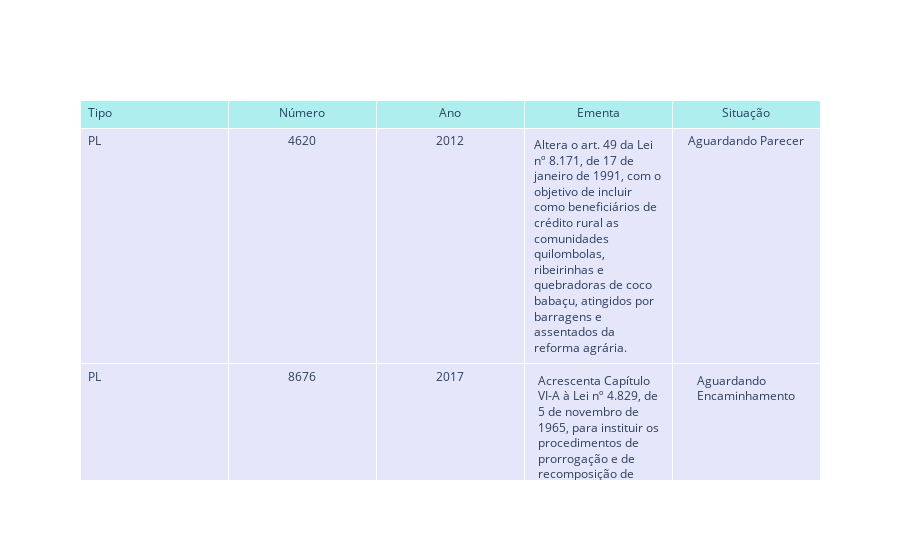

The notebook cell this image was saved under:
### Code cell
fig = go.Figure(data=[go.Table(
    header=dict(values=list(new_df.columns),
                fill_color='paleturquoise',
                align=['left','center']),
    cells=dict(values=[new_df.Tipo, new_df.Número, new_df.Ano, new_df.Ementa, new_df.Situação],
               fill_color='lavender',
               align=['left', 'center']))
])

fig.show()

### Figure 1 — Plotly figure (JSON) as saved in the notebook; plotly's stock layout.template omitted (floating-point values rounded to 4 significant figures)
{"data": [{"cells": {"align": ["left", "center"], "fill": {"color": "lavender"}, "values": [["PL", "PL", "PL", "PL", "PL", "PL", "PL", "PL", "PL", "PL", "PL", "PL", "PL", "PL", "PL", "PL"], [4620, 8676, 4347, 4927, 348, 3156, 60, 486, 2685, 2632, 4601, 4722, 5118, 5122, 5213, 5221], [2012, 2017, 2019, 2020, 2021, 2021, 2022, 2020, 2022, 2023, 2023, 2023, 2023, 2023, 2023, 2023], ["Altera o art. 49 da Lei nº 8.171, de 17 de janeiro de 1991, com o objetivo de incluir como beneficiários de crédito rural as comunidades quilombolas, ribeirinhas e quebradoras de coco babaçu, atingidos por barragens e assentados da reforma agrária.", "Acrescenta Capítulo VI-A à Lei nº 4.829, de 5 de novembro de 1965, para instituir os procedimentos de prorrogação e de recomposição de débitos de crédito rural.", "Altera a Lei nº 13.606, de 9 de janeiro de 2018, para prorrogar os prazos para adesão à renegociação de dívidas de operações de crédito rural que especifica.", "Altera a redação do art. 10 da Lei 4.829/1965 para considerar inidôneo para fins de obtenção de crédito rural os condenados pelo crime previsto no 41 da Lei 9.605/1998", "Institui linha especial de crédito rural", "Dispõe sobre a prevenção e combate ao Superendividamento do Consumidor e dá outras previdências.", "Dispõe sobre a remissão e a prorrogação de parcelas de dívidas originárias de operações de crédito rural de responsabilidade de produtores cuja produção da safra do ciclo agrícola 2021/2022 tenha sido prejudicada em razão de excesso hídrico.", "Altera a Lei nº 11.326, de 24 de julho de 2006, para incluir a redução das desigualdades sociais e regionais entre os princípios a serem observados pela Política Nacional da Agricultura Familiar e Empreendimentos Familiares Rurais e determina ao poder público tratamento especial quanto a linhas de crédito rural e serviços de assistência técnica e extensão rural destinados a agricultores familiares e empreendimentos familiares rurais situados na Região do Marajó.", "Institui o Programa Nacional de Renegociação das Dívidas das Famílias – ReFamília e estabelece a necessidade de imposição de limite aos juros cobrados na modalidade cartão de crédito rotativo.\n  NOVA EMENTA: Institui o Programa Emergencial de Renegociação de Dívidas de Pessoas Físicas Inadimplentes - Desenrola Brasil; estabelece normas para facilitação de acesso a crédito e mitigação de riscos de inadimplemento e de superendividamento de pessoas físicas; altera a Consolidação das Leis do Trabalho, aprovada pelo Decreto-Lei nº 5.452, de 1º de maio de 1943, e as Leis nºs 10.406, de 10 de janeiro de 2002 (Código Civil), 10.522, de 19 de julho de 2002 e 12.087, de 11 de novembro de 2009; e revoga dispositivo da Lei nº 4.737, de 15 de julho de 1965 (Código Eleitoral), e a Medida Provisória nº 1.176, de 5 de junho de 2023.", "Estabelece o crédito responsável e assegura a garantia do mínimo existencial para os endividados.", "Autoriza a criação de linha emergencial de crédito rural e a renegociação e prorrogação de operações de crédito rural de custeio e investimento para produtores rurais da pecuária de corte e produtores de leite, que tenham sido prejudicados pela queda de preços de comercialização.", "Dispõe sobre a concessão de rebate nas operações de crédito rural de custeio de leite contratadas no âmbito do Programa Nacional de Fortalecimento da Agricultura Familiar e do Programa Nacional de Apoio ao Médio Produtor Rural, cujos empreendimentos tenham sido prejudicados por seca ou estiagem.", "Autoriza a criação de linha emergencial de crédito rural e a prorrogação de operações de crédito rural de custeio e investimento para mandiocultores com produções afetadas pela pragaErinnyis ello (mandarová).", "Dispõe sobre a liquidação, anistia, renegociação e rebate de dívidas originárias de crédito rural para agricultores, pecuaristas, piscicultores, pescadores e carcinicultores, em geral, e dá outras providências, bem como altera a Lei no 14.554, de 20 de abril de 2023, que altera as Leis nos 13.999, de 18 de maio de 2020, 14.166, de 10 de junho de 2021, 11.540, de 12 de novembro de 2007, e 14.042, de 19 de agosto de 2020, para tratar do refinanciamento de dívidas e altera a Lei no 7.827, de 27 de setembro de 1989, a fim de sanar omissão legislativa.", "Concede subvenção extraordinária aos produtores de leite enquadrados na Lei 11.326/2006, prorroga o pagamento de parcela de crédito rural e dá outras providências.", "Altera a Lei nº 13.340, de 28 de setembro de 2016, para conceder rebate para liquidação de operações de crédito rural, amortização da dívida a ser repactuada e dá outras providências."], ["Aguardando Parecer", "Aguardando Encaminhamento", "Não informado", "Não informado", "Aguardando Vistas", "Aguardando Parecer", "Tramitando em Conjunto", "Pronta para Pauta", "Transformado em Norma Jurídica", "Pronta para Pauta", "Aguardando Parecer", "Tramitando em Conjunto", "Não informado", "Não informado", "Não informado", "Não informado"]]}, "header": {"align": ["left", "center"], "fill": {"color": "paleturquoise"}, "values": ["Tipo", "Número", "Ano", "Ementa", "Situação"]}, "type": "table"}], "layout": {"autosize": true}}
